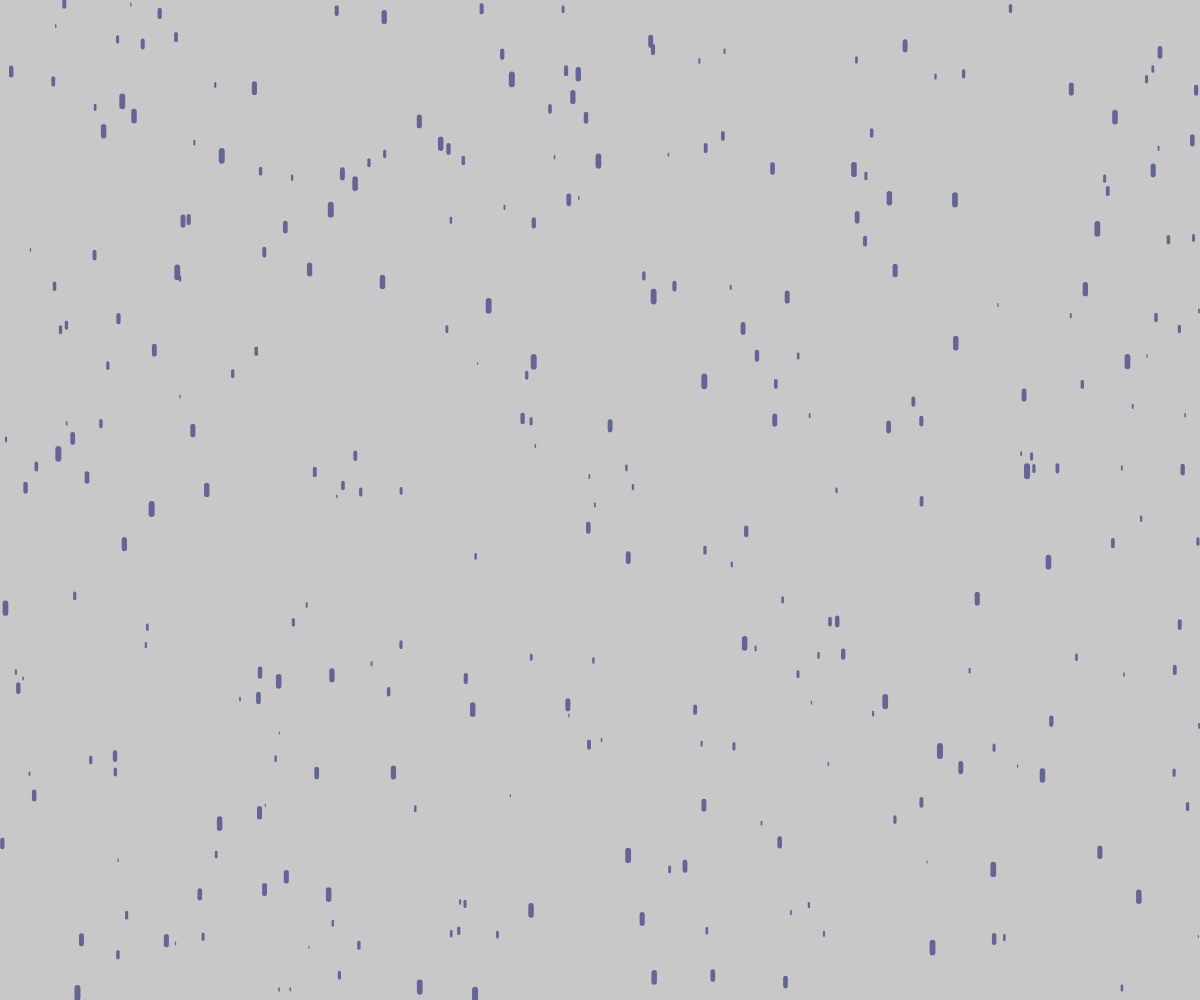
Frame 1 (no input)
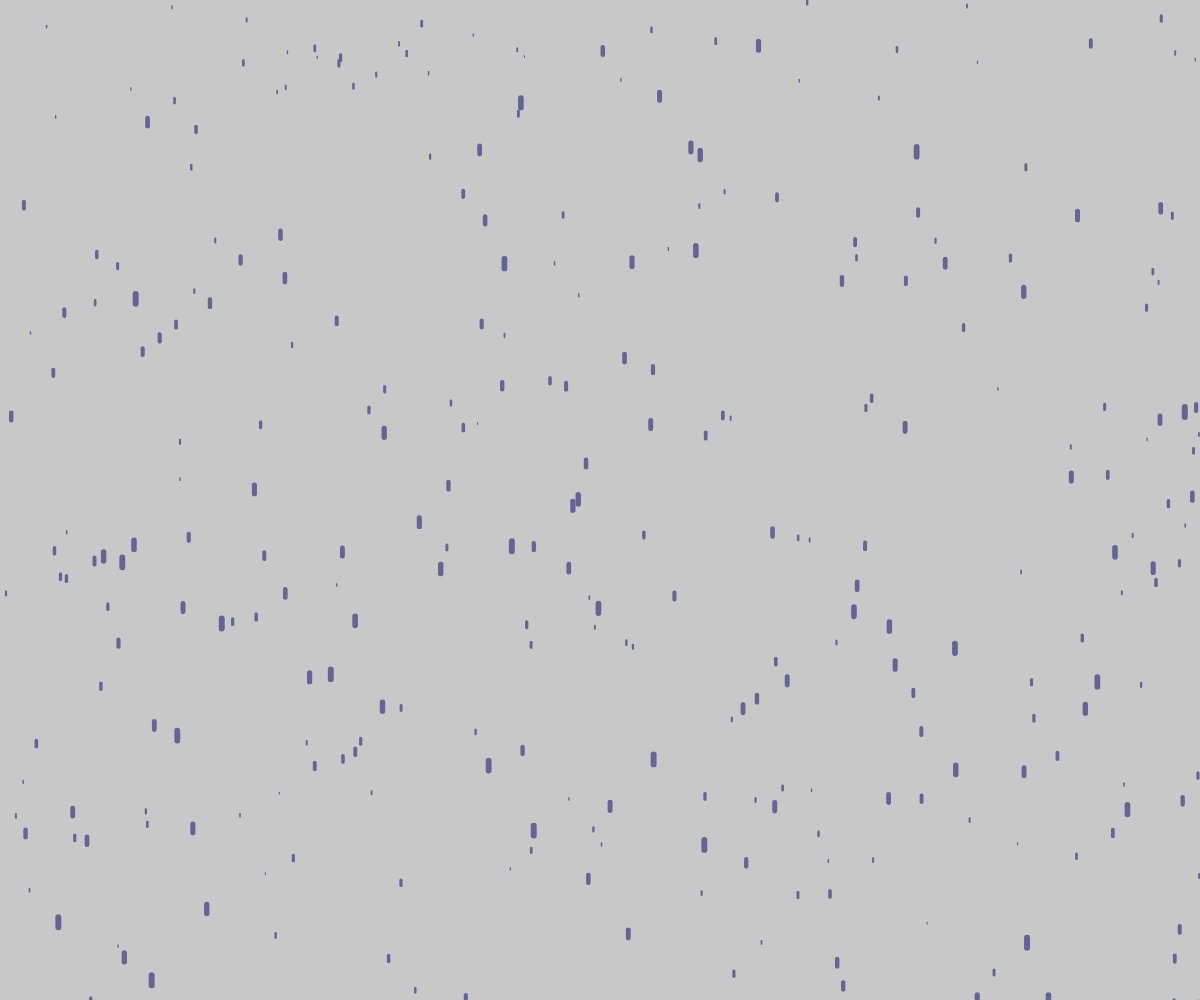
Frame 60 (no input)
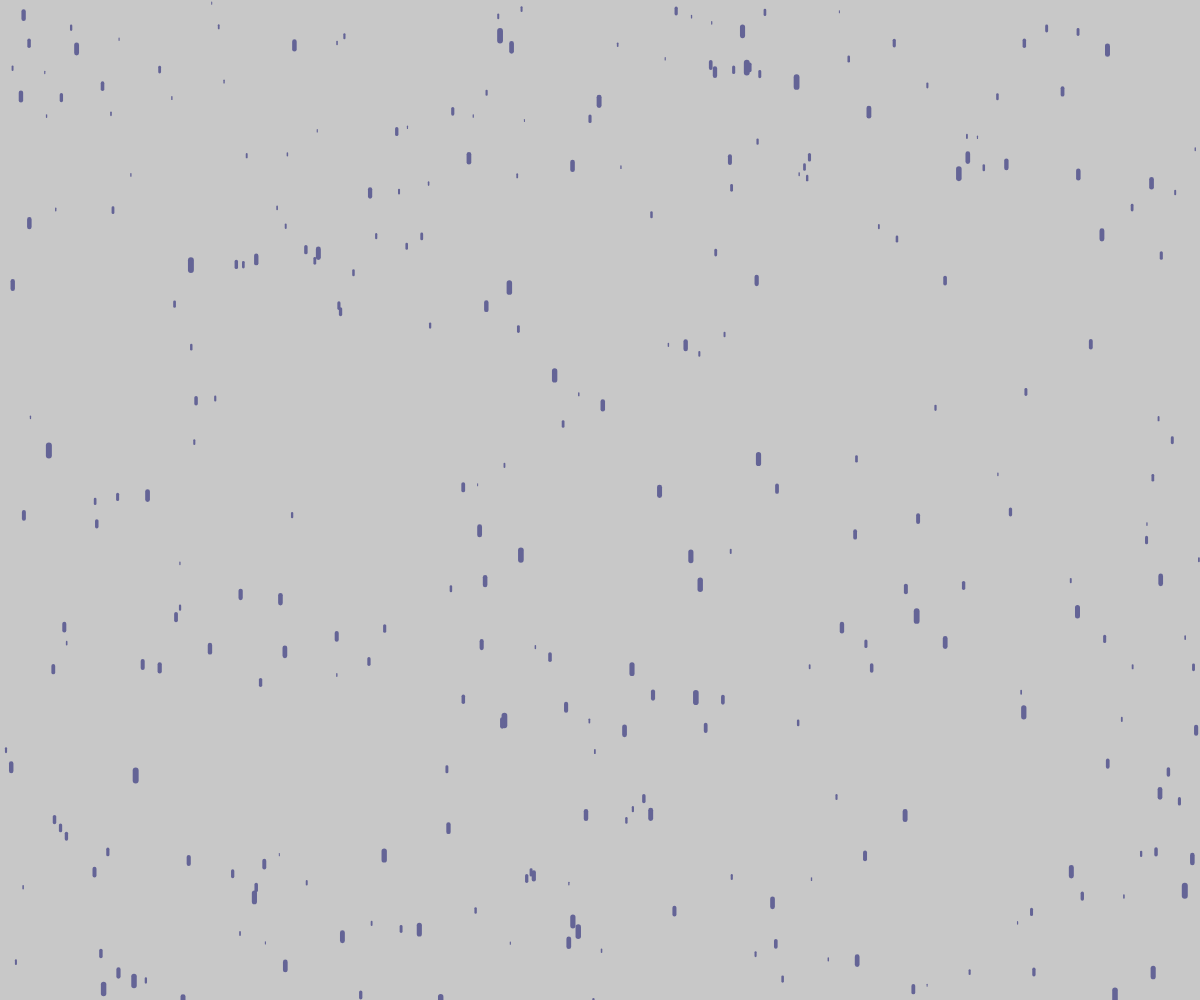
Frame 120 (the mouse pressed at the canvas centre since frame 60)

The p5.js sketch that drew these frames (run headless with seeded random() and noise() and a simulated clock; from frame 60 on, the mouse is pressed at the canvas centre):

// p5.js sketch
// ── sketch.js
var drops = [];

function setup() {
  createCanvas(window.innerWidth, window.innerHeight);
  for (let i = 0; i < 300; i++) {
    drops[i] = new Drop();
  }
}

function draw() {
  background(200, 200, 200);
  for (let i = 0; i < drops.length; i++) {
    drops[i].fall();
    drops[i].show();
  }
}

// ── drop.js
class Drop {
  constructor() {
    this.generate = function (onTop = false) {
      this.x = random(width);
      this.y = random(onTop ? 0 : height);
      this.z = random(1, 10);
      this.len = map(this.z, 1, 10, 2, 10);
      this.thick = map(this.z, 1, 10, 1, 6);
      this.speed = map(this.z, 1, 10, 1, 8);
    };

    this.generate();

    this.fall = function () {
      this.y = this.y + this.speed;
      if (this.y > height) {
        this.generate(true);
      }
    };

    this.show = function () {
      stroke(100, 100, 150);
      strokeWeight(this.thick);
      line(this.x, this.y, this.x, this.y + this.len);
    };
  }
}
